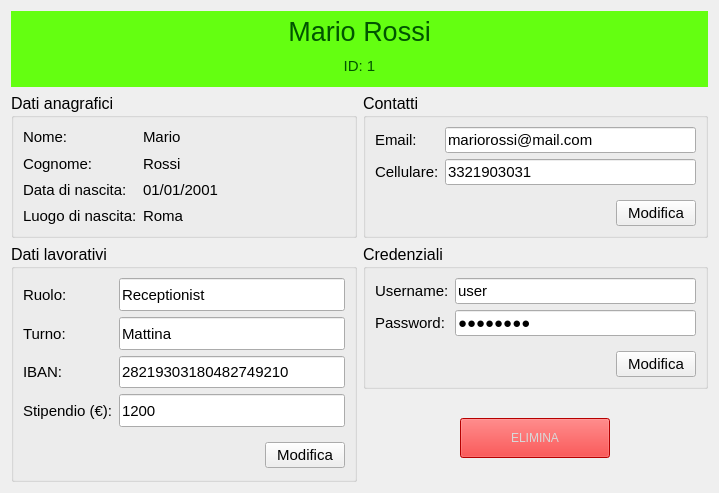
<?xml version="1.0" encoding="UTF-8"?>
<ui version="4.0">
 <class>mainWidget</class>
 <widget class="QWidget" name="mainWidget">
  <property name="geometry">
   <rect>
    <x>0</x>
    <y>0</y>
    <width>719</width>
    <height>493</height>
   </rect>
  </property>
  <property name="windowTitle">
   <string>Visualizza Dipendente</string>
  </property>
  <layout class="QGridLayout" name="gridLayout">
   <item row="0" column="0" colspan="2">
    <widget class="QWidget" name="widgetIntestazione" native="true">
     <property name="sizePolicy">
      <sizepolicy hsizetype="Preferred" vsizetype="Maximum">
       <horstretch>0</horstretch>
       <verstretch>0</verstretch>
      </sizepolicy>
     </property>
     <property name="minimumSize">
      <size>
       <width>0</width>
       <height>0</height>
      </size>
     </property>
     <property name="styleSheet">
      <string notr="true">background-color: rgb(100, 255, 17);
color: rgb(0, 85, 0);</string>
     </property>
     <layout class="QVBoxLayout" name="verticalLayout_5">
      <property name="leftMargin">
       <number>0</number>
      </property>
      <property name="topMargin">
       <number>0</number>
      </property>
      <property name="rightMargin">
       <number>0</number>
      </property>
      <property name="bottomMargin">
       <number>0</number>
      </property>
      <item>
       <widget class="QLabel" name="labelIntestazioneNome">
        <property name="sizePolicy">
         <sizepolicy hsizetype="Expanding" vsizetype="Expanding">
          <horstretch>0</horstretch>
          <verstretch>0</verstretch>
         </sizepolicy>
        </property>
        <property name="minimumSize">
         <size>
          <width>0</width>
          <height>40</height>
         </size>
        </property>
        <property name="font">
         <font>
          <family>Arial</family>
          <pointsize>20</pointsize>
         </font>
        </property>
        <property name="styleSheet">
         <string notr="true">background-color: rgb(100, 255, 17);
color: rgb(0, 85, 0);</string>
        </property>
        <property name="text">
         <string>Mario Rossi</string>
        </property>
        <property name="alignment">
         <set>Qt::AlignCenter</set>
        </property>
       </widget>
      </item>
      <item>
       <widget class="QLabel" name="labelIntestazioneID">
        <property name="sizePolicy">
         <sizepolicy hsizetype="Expanding" vsizetype="Expanding">
          <horstretch>0</horstretch>
          <verstretch>0</verstretch>
         </sizepolicy>
        </property>
        <property name="minimumSize">
         <size>
          <width>0</width>
          <height>30</height>
         </size>
        </property>
        <property name="font">
         <font>
          <family>Arial</family>
          <pointsize>11</pointsize>
         </font>
        </property>
        <property name="text">
         <string>ID: 1</string>
        </property>
        <property name="alignment">
         <set>Qt::AlignHCenter|Qt::AlignTop</set>
        </property>
       </widget>
      </item>
     </layout>
    </widget>
   </item>
   <item row="1" column="0">
    <widget class="QGroupBox" name="groupBoxDatiAnagrafici">
     <property name="sizePolicy">
      <sizepolicy hsizetype="Preferred" vsizetype="Expanding">
       <horstretch>0</horstretch>
       <verstretch>0</verstretch>
      </sizepolicy>
     </property>
     <property name="font">
      <font>
       <family>Arial</family>
       <pointsize>12</pointsize>
      </font>
     </property>
     <property name="styleSheet">
      <string notr="true"/>
     </property>
     <property name="title">
      <string>Dati anagrafici</string>
     </property>
     <layout class="QFormLayout" name="formLayout">
      <item row="0" column="0">
       <widget class="QLabel" name="labelNomeStatic">
        <property name="sizePolicy">
         <sizepolicy hsizetype="Preferred" vsizetype="Expanding">
          <horstretch>0</horstretch>
          <verstretch>0</verstretch>
         </sizepolicy>
        </property>
        <property name="font">
         <font>
          <family>Arial</family>
          <pointsize>11</pointsize>
         </font>
        </property>
        <property name="text">
         <string>Nome:</string>
        </property>
       </widget>
      </item>
      <item row="1" column="0">
       <widget class="QLabel" name="labelCognomeStatic">
        <property name="sizePolicy">
         <sizepolicy hsizetype="Preferred" vsizetype="Expanding">
          <horstretch>0</horstretch>
          <verstretch>0</verstretch>
         </sizepolicy>
        </property>
        <property name="font">
         <font>
          <family>Arial</family>
          <pointsize>11</pointsize>
         </font>
        </property>
        <property name="text">
         <string>Cognome:</string>
        </property>
       </widget>
      </item>
      <item row="2" column="0">
       <widget class="QLabel" name="labelDataNascitaStatic">
        <property name="sizePolicy">
         <sizepolicy hsizetype="Preferred" vsizetype="Expanding">
          <horstretch>0</horstretch>
          <verstretch>0</verstretch>
         </sizepolicy>
        </property>
        <property name="font">
         <font>
          <family>Arial</family>
          <pointsize>11</pointsize>
         </font>
        </property>
        <property name="text">
         <string>Data di nascita:</string>
        </property>
       </widget>
      </item>
      <item row="3" column="0">
       <widget class="QLabel" name="labelLuogoNascitaStatic">
        <property name="sizePolicy">
         <sizepolicy hsizetype="Preferred" vsizetype="Expanding">
          <horstretch>0</horstretch>
          <verstretch>0</verstretch>
         </sizepolicy>
        </property>
        <property name="font">
         <font>
          <family>Arial</family>
          <pointsize>11</pointsize>
         </font>
        </property>
        <property name="text">
         <string>Luogo di nascita:</string>
        </property>
       </widget>
      </item>
      <item row="0" column="1">
       <widget class="QLabel" name="labelNome">
        <property name="font">
         <font>
          <family>Arial</family>
          <pointsize>11</pointsize>
         </font>
        </property>
        <property name="text">
         <string>Mario</string>
        </property>
       </widget>
      </item>
      <item row="1" column="1">
       <widget class="QLabel" name="labelCognome">
        <property name="font">
         <font>
          <family>Arial</family>
          <pointsize>11</pointsize>
         </font>
        </property>
        <property name="text">
         <string>Rossi</string>
        </property>
       </widget>
      </item>
      <item row="2" column="1">
       <widget class="QLabel" name="labelDataNascita">
        <property name="font">
         <font>
          <family>Arial</family>
          <pointsize>11</pointsize>
         </font>
        </property>
        <property name="text">
         <string>01/01/2001</string>
        </property>
       </widget>
      </item>
      <item row="3" column="1">
       <widget class="QLabel" name="labelLuogoNascita">
        <property name="font">
         <font>
          <family>Arial</family>
          <pointsize>11</pointsize>
         </font>
        </property>
        <property name="text">
         <string>Roma</string>
        </property>
       </widget>
      </item>
     </layout>
    </widget>
   </item>
   <item row="1" column="1">
    <widget class="QGroupBox" name="groupBoxContatti">
     <property name="sizePolicy">
      <sizepolicy hsizetype="Preferred" vsizetype="Expanding">
       <horstretch>0</horstretch>
       <verstretch>0</verstretch>
      </sizepolicy>
     </property>
     <property name="font">
      <font>
       <family>Arial</family>
       <pointsize>12</pointsize>
      </font>
     </property>
     <property name="title">
      <string>Contatti</string>
     </property>
     <layout class="QFormLayout" name="formLayout_5">
      <item row="0" column="0">
       <widget class="QLabel" name="labelEmail">
        <property name="sizePolicy">
         <sizepolicy hsizetype="Preferred" vsizetype="Expanding">
          <horstretch>0</horstretch>
          <verstretch>0</verstretch>
         </sizepolicy>
        </property>
        <property name="font">
         <font>
          <family>Arial</family>
          <pointsize>11</pointsize>
         </font>
        </property>
        <property name="text">
         <string>Email:</string>
        </property>
       </widget>
      </item>
      <item row="0" column="1">
       <widget class="QLineEdit" name="lineEditEmail">
        <property name="sizePolicy">
         <sizepolicy hsizetype="Expanding" vsizetype="Expanding">
          <horstretch>0</horstretch>
          <verstretch>0</verstretch>
         </sizepolicy>
        </property>
        <property name="minimumSize">
         <size>
          <width>230</width>
          <height>0</height>
         </size>
        </property>
        <property name="font">
         <font>
          <family>Arial</family>
          <pointsize>11</pointsize>
         </font>
        </property>
        <property name="text">
         <string>mariorossi@mail.com</string>
        </property>
        <property name="readOnly">
         <bool>true</bool>
        </property>
       </widget>
      </item>
      <item row="1" column="0">
       <widget class="QLabel" name="labelCellulare">
        <property name="sizePolicy">
         <sizepolicy hsizetype="Preferred" vsizetype="Expanding">
          <horstretch>0</horstretch>
          <verstretch>0</verstretch>
         </sizepolicy>
        </property>
        <property name="font">
         <font>
          <family>Arial</family>
          <pointsize>11</pointsize>
         </font>
        </property>
        <property name="text">
         <string>Cellulare:</string>
        </property>
       </widget>
      </item>
      <item row="1" column="1">
       <widget class="QLineEdit" name="lineEditCellulare">
        <property name="sizePolicy">
         <sizepolicy hsizetype="Expanding" vsizetype="Expanding">
          <horstretch>0</horstretch>
          <verstretch>0</verstretch>
         </sizepolicy>
        </property>
        <property name="minimumSize">
         <size>
          <width>120</width>
          <height>0</height>
         </size>
        </property>
        <property name="font">
         <font>
          <family>Arial</family>
          <pointsize>11</pointsize>
         </font>
        </property>
        <property name="text">
         <string>3321903031</string>
        </property>
        <property name="readOnly">
         <bool>true</bool>
        </property>
       </widget>
      </item>
      <item row="2" column="0" colspan="2">
       <widget class="QWidget" name="widgetContatti" native="true">
        <property name="sizePolicy">
         <sizepolicy hsizetype="Preferred" vsizetype="Preferred">
          <horstretch>0</horstretch>
          <verstretch>0</verstretch>
         </sizepolicy>
        </property>
        <layout class="QGridLayout" name="gridLayout_10">
         <property name="rightMargin">
          <number>0</number>
         </property>
         <property name="bottomMargin">
          <number>0</number>
         </property>
         <item row="0" column="0" alignment="Qt::AlignRight">
          <widget class="QPushButton" name="btnContatti">
           <property name="sizePolicy">
            <sizepolicy hsizetype="Minimum" vsizetype="Expanding">
             <horstretch>0</horstretch>
             <verstretch>0</verstretch>
            </sizepolicy>
           </property>
           <property name="font">
            <font>
             <family>Arial</family>
             <pointsize>11</pointsize>
            </font>
           </property>
           <property name="text">
            <string>Modifica</string>
           </property>
          </widget>
         </item>
        </layout>
       </widget>
      </item>
     </layout>
    </widget>
   </item>
   <item row="2" column="0" rowspan="2">
    <widget class="QGroupBox" name="groupBoxDatiLavorativi">
     <property name="sizePolicy">
      <sizepolicy hsizetype="Preferred" vsizetype="Expanding">
       <horstretch>0</horstretch>
       <verstretch>0</verstretch>
      </sizepolicy>
     </property>
     <property name="font">
      <font>
       <family>Arial</family>
       <pointsize>12</pointsize>
      </font>
     </property>
     <property name="title">
      <string>Dati lavorativi</string>
     </property>
     <layout class="QFormLayout" name="formLayout_4">
      <property name="bottomMargin">
       <number>11</number>
      </property>
      <item row="0" column="0">
       <widget class="QLabel" name="labelRuolo">
        <property name="sizePolicy">
         <sizepolicy hsizetype="Preferred" vsizetype="Expanding">
          <horstretch>0</horstretch>
          <verstretch>0</verstretch>
         </sizepolicy>
        </property>
        <property name="font">
         <font>
          <family>Arial</family>
          <pointsize>11</pointsize>
         </font>
        </property>
        <property name="text">
         <string>Ruolo:</string>
        </property>
       </widget>
      </item>
      <item row="0" column="1">
       <widget class="QLineEdit" name="lineEditRuolo">
        <property name="sizePolicy">
         <sizepolicy hsizetype="Expanding" vsizetype="Expanding">
          <horstretch>0</horstretch>
          <verstretch>0</verstretch>
         </sizepolicy>
        </property>
        <property name="minimumSize">
         <size>
          <width>150</width>
          <height>0</height>
         </size>
        </property>
        <property name="font">
         <font>
          <family>Arial</family>
          <pointsize>11</pointsize>
         </font>
        </property>
        <property name="text">
         <string>Receptionist</string>
        </property>
        <property name="readOnly">
         <bool>true</bool>
        </property>
       </widget>
      </item>
      <item row="1" column="0">
       <widget class="QLabel" name="labelTurno">
        <property name="sizePolicy">
         <sizepolicy hsizetype="Preferred" vsizetype="Expanding">
          <horstretch>0</horstretch>
          <verstretch>0</verstretch>
         </sizepolicy>
        </property>
        <property name="font">
         <font>
          <family>Arial</family>
          <pointsize>11</pointsize>
         </font>
        </property>
        <property name="text">
         <string>Turno:</string>
        </property>
       </widget>
      </item>
      <item row="1" column="1">
       <widget class="QLineEdit" name="lineEditTurno">
        <property name="sizePolicy">
         <sizepolicy hsizetype="Expanding" vsizetype="Expanding">
          <horstretch>0</horstretch>
          <verstretch>0</verstretch>
         </sizepolicy>
        </property>
        <property name="minimumSize">
         <size>
          <width>150</width>
          <height>0</height>
         </size>
        </property>
        <property name="font">
         <font>
          <family>Arial</family>
          <pointsize>11</pointsize>
         </font>
        </property>
        <property name="text">
         <string>Mattina</string>
        </property>
        <property name="readOnly">
         <bool>true</bool>
        </property>
       </widget>
      </item>
      <item row="2" column="0">
       <widget class="QLabel" name="labelIBAN">
        <property name="sizePolicy">
         <sizepolicy hsizetype="Preferred" vsizetype="Expanding">
          <horstretch>0</horstretch>
          <verstretch>0</verstretch>
         </sizepolicy>
        </property>
        <property name="font">
         <font>
          <family>Arial</family>
          <pointsize>11</pointsize>
         </font>
        </property>
        <property name="text">
         <string>IBAN:</string>
        </property>
       </widget>
      </item>
      <item row="2" column="1">
       <widget class="QLineEdit" name="lineEditIBAN">
        <property name="sizePolicy">
         <sizepolicy hsizetype="Expanding" vsizetype="Expanding">
          <horstretch>0</horstretch>
          <verstretch>0</verstretch>
         </sizepolicy>
        </property>
        <property name="minimumSize">
         <size>
          <width>215</width>
          <height>0</height>
         </size>
        </property>
        <property name="font">
         <font>
          <family>Arial</family>
          <pointsize>11</pointsize>
         </font>
        </property>
        <property name="text">
         <string>28219303180482749210</string>
        </property>
        <property name="readOnly">
         <bool>true</bool>
        </property>
       </widget>
      </item>
      <item row="3" column="0">
       <widget class="QLabel" name="labelStipendio">
        <property name="sizePolicy">
         <sizepolicy hsizetype="Preferred" vsizetype="Expanding">
          <horstretch>0</horstretch>
          <verstretch>0</verstretch>
         </sizepolicy>
        </property>
        <property name="font">
         <font>
          <family>Arial</family>
          <pointsize>11</pointsize>
         </font>
        </property>
        <property name="text">
         <string>Stipendio (€):</string>
        </property>
       </widget>
      </item>
      <item row="3" column="1">
       <widget class="QLineEdit" name="lineEditStipendio">
        <property name="sizePolicy">
         <sizepolicy hsizetype="Expanding" vsizetype="Expanding">
          <horstretch>0</horstretch>
          <verstretch>0</verstretch>
         </sizepolicy>
        </property>
        <property name="minimumSize">
         <size>
          <width>100</width>
          <height>0</height>
         </size>
        </property>
        <property name="font">
         <font>
          <family>Arial</family>
          <pointsize>11</pointsize>
         </font>
        </property>
        <property name="text">
         <string>1200</string>
        </property>
        <property name="readOnly">
         <bool>true</bool>
        </property>
       </widget>
      </item>
      <item row="4" column="0" colspan="2">
       <widget class="QWidget" name="widgetDatiLavorativi" native="true">
        <property name="sizePolicy">
         <sizepolicy hsizetype="Expanding" vsizetype="Preferred">
          <horstretch>0</horstretch>
          <verstretch>0</verstretch>
         </sizepolicy>
        </property>
        <layout class="QGridLayout" name="gridLayout_9">
         <property name="rightMargin">
          <number>0</number>
         </property>
         <property name="bottomMargin">
          <number>0</number>
         </property>
         <item row="0" column="0" alignment="Qt::AlignRight">
          <widget class="QPushButton" name="btnDatiLavorativi">
           <property name="sizePolicy">
            <sizepolicy hsizetype="Minimum" vsizetype="Expanding">
             <horstretch>0</horstretch>
             <verstretch>0</verstretch>
            </sizepolicy>
           </property>
           <property name="font">
            <font>
             <family>Arial</family>
             <pointsize>11</pointsize>
            </font>
           </property>
           <property name="text">
            <string>Modifica</string>
           </property>
          </widget>
         </item>
        </layout>
       </widget>
      </item>
     </layout>
    </widget>
   </item>
   <item row="2" column="1">
    <widget class="QGroupBox" name="groupBoxCredenziali">
     <property name="sizePolicy">
      <sizepolicy hsizetype="Preferred" vsizetype="Expanding">
       <horstretch>0</horstretch>
       <verstretch>0</verstretch>
      </sizepolicy>
     </property>
     <property name="font">
      <font>
       <family>Arial</family>
       <pointsize>12</pointsize>
      </font>
     </property>
     <property name="title">
      <string>Credenziali</string>
     </property>
     <layout class="QFormLayout" name="formLayout_6">
      <item row="0" column="0">
       <widget class="QLabel" name="labelUsername">
        <property name="sizePolicy">
         <sizepolicy hsizetype="Preferred" vsizetype="Expanding">
          <horstretch>0</horstretch>
          <verstretch>0</verstretch>
         </sizepolicy>
        </property>
        <property name="font">
         <font>
          <family>Arial</family>
          <pointsize>11</pointsize>
         </font>
        </property>
        <property name="text">
         <string>Username:</string>
        </property>
       </widget>
      </item>
      <item row="0" column="1">
       <widget class="QLineEdit" name="lineEditUsername">
        <property name="sizePolicy">
         <sizepolicy hsizetype="Expanding" vsizetype="Expanding">
          <horstretch>0</horstretch>
          <verstretch>0</verstretch>
         </sizepolicy>
        </property>
        <property name="minimumSize">
         <size>
          <width>200</width>
          <height>0</height>
         </size>
        </property>
        <property name="font">
         <font>
          <family>Arial</family>
          <pointsize>11</pointsize>
         </font>
        </property>
        <property name="text">
         <string>user</string>
        </property>
        <property name="readOnly">
         <bool>true</bool>
        </property>
       </widget>
      </item>
      <item row="1" column="0">
       <widget class="QLabel" name="labelPassword">
        <property name="sizePolicy">
         <sizepolicy hsizetype="Preferred" vsizetype="Expanding">
          <horstretch>0</horstretch>
          <verstretch>0</verstretch>
         </sizepolicy>
        </property>
        <property name="font">
         <font>
          <family>Arial</family>
          <pointsize>11</pointsize>
         </font>
        </property>
        <property name="text">
         <string>Password:</string>
        </property>
       </widget>
      </item>
      <item row="1" column="1">
       <widget class="QLineEdit" name="lineEditPassword">
        <property name="sizePolicy">
         <sizepolicy hsizetype="Expanding" vsizetype="Expanding">
          <horstretch>0</horstretch>
          <verstretch>0</verstretch>
         </sizepolicy>
        </property>
        <property name="minimumSize">
         <size>
          <width>150</width>
          <height>0</height>
         </size>
        </property>
        <property name="font">
         <font>
          <family>Arial</family>
          <pointsize>11</pointsize>
         </font>
        </property>
        <property name="text">
         <string>password</string>
        </property>
        <property name="echoMode">
         <enum>QLineEdit::Password</enum>
        </property>
        <property name="readOnly">
         <bool>true</bool>
        </property>
       </widget>
      </item>
      <item row="2" column="0" colspan="2">
       <widget class="QWidget" name="widgetCredenziali" native="true">
        <layout class="QGridLayout" name="gridLayout_11">
         <property name="rightMargin">
          <number>0</number>
         </property>
         <property name="bottomMargin">
          <number>0</number>
         </property>
         <item row="0" column="0" alignment="Qt::AlignRight">
          <widget class="QPushButton" name="btnCredenziali">
           <property name="sizePolicy">
            <sizepolicy hsizetype="Minimum" vsizetype="Expanding">
             <horstretch>0</horstretch>
             <verstretch>0</verstretch>
            </sizepolicy>
           </property>
           <property name="font">
            <font>
             <family>Arial</family>
             <pointsize>11</pointsize>
            </font>
           </property>
           <property name="text">
            <string>Modifica</string>
           </property>
          </widget>
         </item>
        </layout>
       </widget>
      </item>
     </layout>
    </widget>
   </item>
   <item row="3" column="1">
    <widget class="QWidget" name="widgetElimina" native="true">
     <property name="sizePolicy">
      <sizepolicy hsizetype="Preferred" vsizetype="Expanding">
       <horstretch>0</horstretch>
       <verstretch>0</verstretch>
      </sizepolicy>
     </property>
     <layout class="QHBoxLayout" name="horizontalLayout_2">
      <item>
       <widget class="QPushButton" name="btnElimina">
        <property name="sizePolicy">
         <sizepolicy hsizetype="Minimum" vsizetype="Expanding">
          <horstretch>0</horstretch>
          <verstretch>0</verstretch>
         </sizepolicy>
        </property>
        <property name="maximumSize">
         <size>
          <width>150</width>
          <height>40</height>
         </size>
        </property>
        <property name="styleSheet">
         <string notr="true">background-color: rgb(255, 0, 0);
color: rgb(216, 216, 216);</string>
        </property>
        <property name="text">
         <string>ELIMINA</string>
        </property>
       </widget>
      </item>
     </layout>
    </widget>
   </item>
  </layout>
 </widget>
 <resources/>
 <connections/>
</ui>
